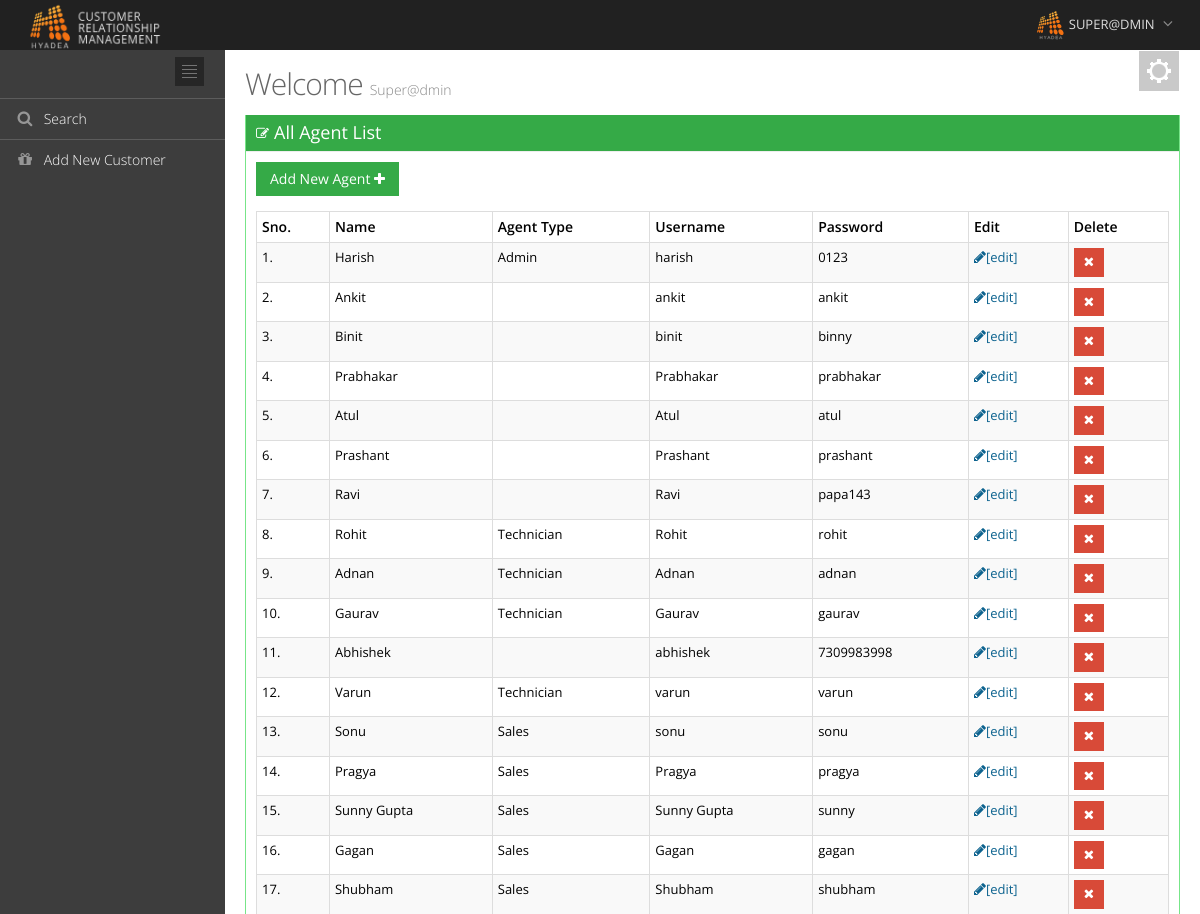
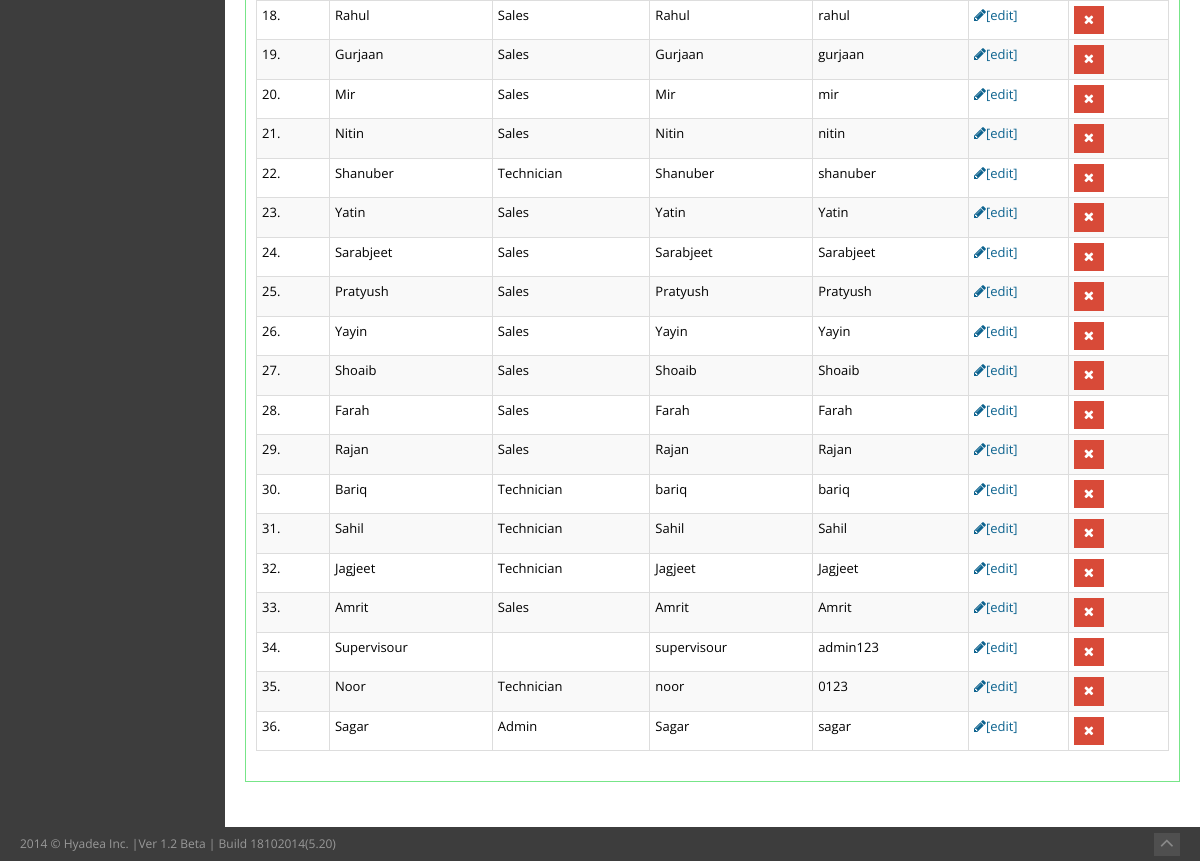
The page /agent_list_new.php (signed in) on the database its author committed (2 pictures, top to bottom).
### tables this page shows
CREATE TABLE IF NOT EXISTS `users` (
  `id` int(11) NOT NULL AUTO_INCREMENT,
  `username` varchar(50) NOT NULL,
  `agent_type` int(2) NOT NULL,
  `email` varchar(200) NOT NULL,
  `password` varchar(15) NOT NULL,
  PRIMARY KEY (`id`)
);

### agent_list_new.php (the view, shortened to what this page needs)
<?php
    include('includes/l_header.php');
   ?>
<body class="page-header-fixed">
<?php include('includes/main_header.php');?>
<div class="page-container">
	<?php include_once('includes/left_sidebar.php');?>
	<div class="page-content-wrapper">
		<div class="page-content">
			<?php include_once('includes/setting.php'); ?>
			<div class="row">
				<div class="col-md-12">
					<h3 class="page-title">
                                            Welcome <small><?php echo ucfirst($_SESSION['username']);?></small>
					</h3>
				</div>
			</div>
			<div class="row">
                            <div class="col-md-12">
					<div class="portlet box green">
						<div class="portlet-title">
							<div class="caption">
								<i class="fa fa-edit"></i>All Agent List
							</div>
						</div>
						<div class="portlet-body  flip-scroll">
							<div class="table-toolbar">
								<div class="btn-group">
                                                                    <a href="add_new_agent.php"><button id="sample_editable_1_new" class="btn green">
									Add New Agent <i class="fa fa-plus"></i>
                                                                        </button></a>
								</div>
							</div>
							<table class="table table-bordered table-striped table-condensed flip-content">
							<thead class="flip-content">
							<tr>
                                                            <th>Sno.</th>
                                                            <th>Name</th>
                                                            <th>Agent Type</th>
                                                            <th>Username</th>
                                                            <th>Password</th>
                                                            <th>Edit</th>
                                                            <th>Delete</th>
							</tr>
							</thead>
							<tbody>
                                                        <?php
                                                            $query = mysql_query("SELECT * FROM `users` where `id` >1");
                                                            $result_count = mysql_num_rows($query);
                                                            if($result_count>0){
                                                            $i = 1;
                                                            while($result_data = mysql_fetch_array($query))
                                                             {
                                                        ?>
                                                        <tr>
                                                            <td><?php echo $i++; ?>.</td>
                                                            <td> <?php echo ucfirst($result_data['username']); ?> </td>
                                                            <td> <?php if($result_data['agent_type']==1)
															{ echo 'Technician'; }
															if($result_data['agent_type']==2)
															{ echo 'Sales';}
															if($result_data['agent_type']==3)
															{ echo 'Admin';} ?> </td>
                                                            <td> <?php echo $result_data['username']; ?> </td>
                                                            <td> <?php echo $result_data['password']; ?> </td>
                                                            <td><a id="pencil" href="edit_agent_new.php?id=<?php echo $result_data['id']?>">
                                                                <i class="fa fa-pencil"></i>[edit] </a>  </td>
                                                            <td><a class="delete" href="delete.php?id=<?php echo $result_data['id']?>" onClick = "javascript: return confirm('Are you SURE you wish to do this?');"><button class="btn btn-sm red filter-cancel"><i class="fa fa-times"></i></button></a> </td>
                                                        </tr>
                                                        <?php }}?>
							</tbody>
							</table>
						</div>
					</div>
				</div>
          </div>
        </div>
			</div>
		</div>
<?php include('includes/footer.php');?>

### assets/css/style-metronic.css (style rules this page uses)
div, input, select, textarea, span, img, table, td, th, p, a, button, ul, code, pre, li { -webkit-border-radius: 0 !important; -moz-border-radius: 0 !important; border-radius: 0 !important; }
.btn { border-width: 0; padding: 7px 14px; font-size: 14px; outline: none !important; -webkit-box-shadow: none !important; -moz-box-shadow: none !important; box-shadow: none !important; -webkit-border-radius: 0 !important; -moz-border-radius: 0 !important; border-radius: 0 !important; text-shadow: none; }
.btn.red { color: white; text-shadow: none; background-color: #d84a38; }
.btn.green { color: white; text-shadow: none; background-color: #35aa47; }
.btn > i { font-size: 14px; }
.btn-sm, .btn-xs { padding: 4px 10px 5px 10px; font-size: 13px; line-height: 1.5; }
.btn-sm > i, .btn-xs > i { font-size: 13px; }
.table thead > tr > th { border-bottom: 0; }

### assets/css/style-responsive.css (style rules this page uses)
@media (min-width: 992px) { .page-content-wrapper { float: left; width: 100%; } }
@media (min-width: 992px) { .page-content { margin-left: 225px; margin-top: 0px; min-height: 600px; padding: 25px 20px 20px 20px; } }

### assets/css/themes/default.css (style rules this page uses)
body { background-color: #3d3d3d !important; }

### rows shown on the page
users: username "Harish", agent_type "Admin", username "harish", password "0123"
users: username "Ankit", username "ankit", password "ankit"
users: username "Binit", username "binit", password "binny"
users: username "Prabhakar", password "prabhakar"
users: username "Atul", password "atul"
users: username "Prashant", password "prashant"
users: username "Ravi", password "papa143"
users: username "Rohit", agent_type "Technician", password "rohit"
users: username "Adnan", agent_type "Technician", password "adnan"
users: username "Gaurav", agent_type "Technician", password "gaurav"
users: username "Abhishek", username "abhishek", password "7309983998"
users: username "Varun", agent_type "Technician", username "varun", password "varun"
users: username "Sonu", agent_type "Sales", username "sonu", password "sonu"
users: username "Pragya", agent_type "Sales", password "pragya"
users: username "Sunny Gupta", agent_type "Sales", password "sunny"
users: username "Gagan", agent_type "Sales", password "gagan"
users: username "Shubham", agent_type "Sales", password "shubham"
users: username "Rahul", agent_type "Sales", password "rahul"
users: username "Gurjaan", agent_type "Sales", password "gurjaan"
users: username "Mir", agent_type "Sales", password "mir"
users: username "Nitin", agent_type "Sales", password "nitin"
users: username "Shanuber", agent_type "Technician", password "shanuber"
users: username "Yatin", agent_type "Sales", password "Yatin"
users: username "Sarabjeet", agent_type "Sales", password "Sarabjeet"
users: username "Pratyush", agent_type "Sales", password "Pratyush"
users: username "Yayin", agent_type "Sales", password "Yayin"
users: username "Shoaib", agent_type "Sales", password "Shoaib"
users: username "Farah", agent_type "Sales", password "Farah"
users: username "Rajan", agent_type "Sales", password "Rajan"
users: username "Bariq", agent_type "Technician", username "bariq", password "bariq"
users: username "Sahil", agent_type "Technician", password "Sahil"
users: username "Jagjeet", agent_type "Technician", password "Jagjeet"
users: username "Amrit", agent_type "Sales", password "Amrit"
users: username "Supervisour", username "supervisour", password "admin123"
users: username "Noor", agent_type "Technician", username "noor", password "0123"
users: username "Sagar", agent_type "Admin", password "sagar"

### other values the page prints
$_SESSION['username'] "Super@dmin"
